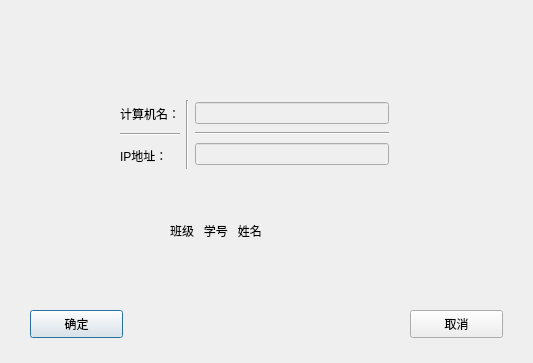
<?xml version="1.0" encoding="UTF-8"?>
<ui version="4.0">
 <class>Dialog</class>
 <widget class="QDialog" name="Dialog">
  <property name="geometry">
   <rect>
    <x>0</x>
    <y>0</y>
    <width>533</width>
    <height>363</height>
   </rect>
  </property>
  <property name="windowTitle">
   <string>Dialog</string>
  </property>
  <widget class="QLabel" name="label_3">
   <property name="geometry">
    <rect>
     <x>170</x>
     <y>210</y>
     <width>151</width>
     <height>41</height>
    </rect>
   </property>
   <property name="text">
    <string>班级   学号   姓名</string>
   </property>
  </widget>
  <widget class="QPushButton" name="pushButton">
   <property name="geometry">
    <rect>
     <x>30</x>
     <y>310</y>
     <width>93</width>
     <height>28</height>
    </rect>
   </property>
   <property name="text">
    <string>确定</string>
   </property>
  </widget>
  <widget class="QPushButton" name="pushButton_2">
   <property name="geometry">
    <rect>
     <x>410</x>
     <y>310</y>
     <width>93</width>
     <height>28</height>
    </rect>
   </property>
   <property name="text">
    <string>取消</string>
   </property>
  </widget>
  <widget class="QWidget" name="">
   <property name="geometry">
    <rect>
     <x>120</x>
     <y>100</y>
     <width>269</width>
     <height>69</height>
    </rect>
   </property>
   <layout class="QHBoxLayout" name="horizontalLayout">
    <item>
     <layout class="QVBoxLayout" name="verticalLayout">
      <item>
       <widget class="QLabel" name="label">
        <property name="text">
         <string>计算机名：</string>
        </property>
       </widget>
      </item>
      <item>
       <widget class="Line" name="line_3">
        <property name="orientation">
         <enum>Qt::Horizontal</enum>
        </property>
       </widget>
      </item>
      <item>
       <widget class="QLabel" name="label_2">
        <property name="text">
         <string>IP地址：</string>
        </property>
       </widget>
      </item>
     </layout>
    </item>
    <item>
     <widget class="Line" name="line">
      <property name="orientation">
       <enum>Qt::Vertical</enum>
      </property>
     </widget>
    </item>
    <item>
     <layout class="QVBoxLayout" name="verticalLayout_2">
      <item>
       <widget class="QLineEdit" name="lineEdit">
        <property name="enabled">
         <bool>false</bool>
        </property>
       </widget>
      </item>
      <item>
       <widget class="Line" name="line_4">
        <property name="orientation">
         <enum>Qt::Horizontal</enum>
        </property>
       </widget>
      </item>
      <item>
       <widget class="QLineEdit" name="lineEdit_2">
        <property name="enabled">
         <bool>false</bool>
        </property>
       </widget>
      </item>
     </layout>
    </item>
   </layout>
  </widget>
 </widget>
 <resources/>
 <connections/>
</ui>
